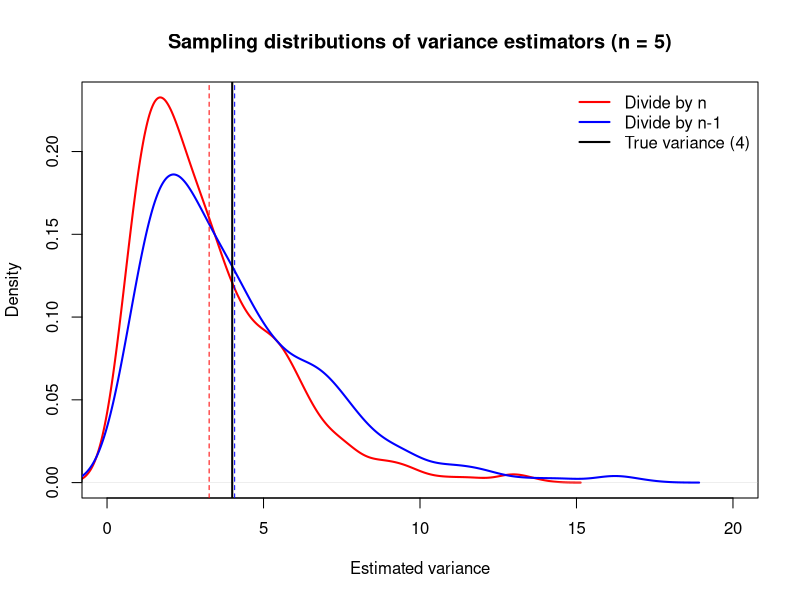
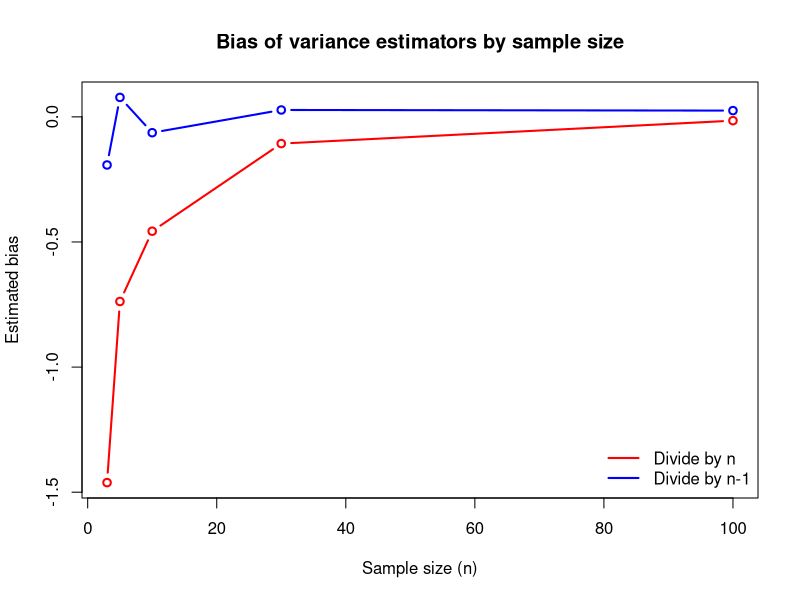
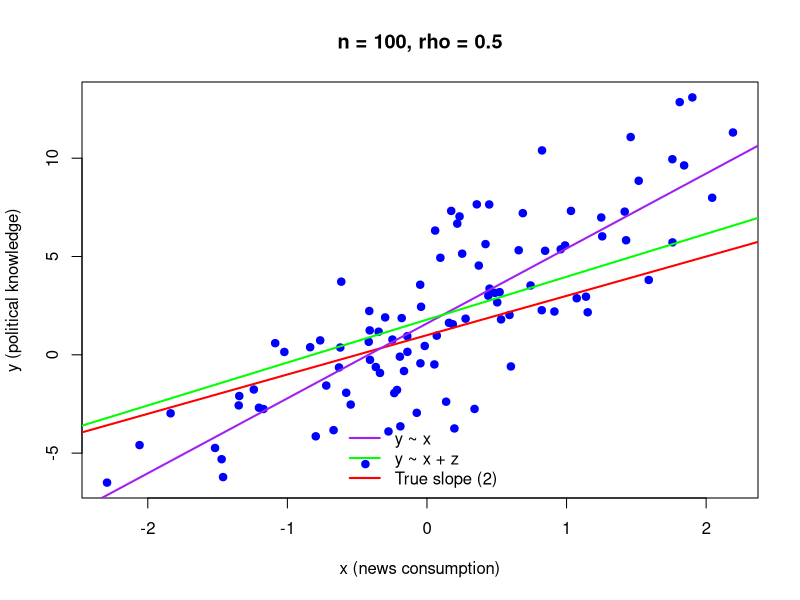
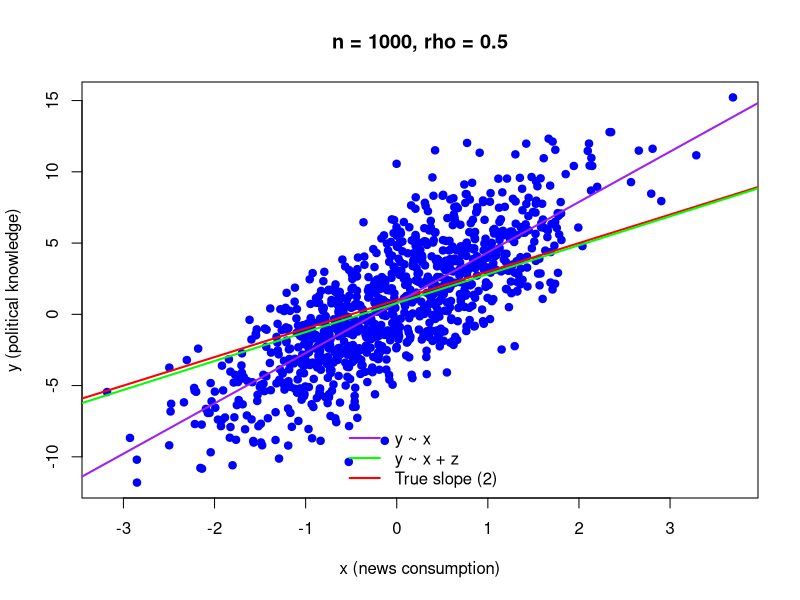
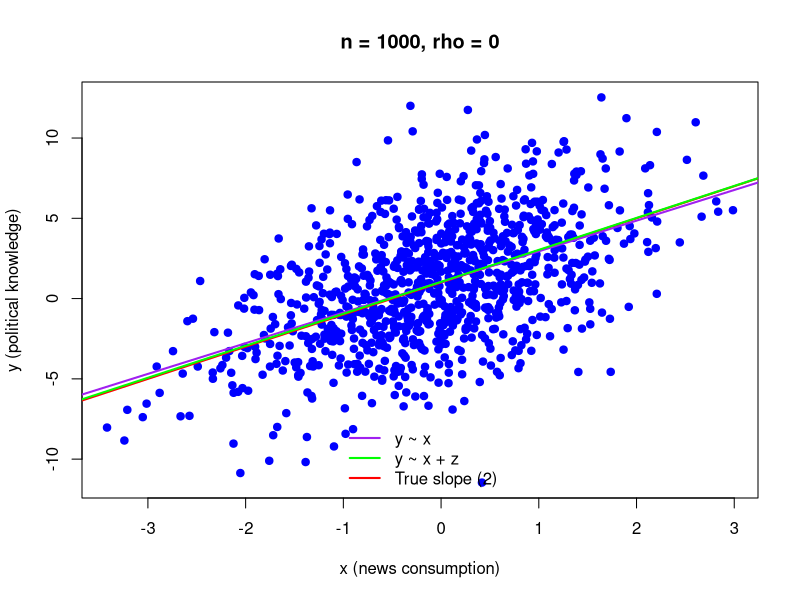

Write R code to recreate these figures, in order.
##Clear your environment
rm(list = ls())

#Problem 1 Set-up
set.seed(255)
real_var <- 4
real_sd <- 2

#1a.
estimator <- function(x){
  n <- length(x)
  dev <- x - mean(x)
  div_n <- sum(dev^2)/n
  var_n <- var(x)
  sd_n <- sd(x)
  c(div_n = div_n, var_n = var_n, sd_n = sd_n)
}

sam10 <- rnorm(10, mean = 0, sd = real_sd)
estimator(sam10)
all.equal(estimator(sam10)[["div_n"]], var(sam10) * 9/10)

#1b.
sim_sam1000 <- function(n, reps = 1000){
  res <- t(replicate(reps, estimator(rnorm(n, 0, real_sd))))
  data.frame(res)
}

sim5 <- sim_sam1000(5)
head(sim5)

d_div  <- density(sim5$div_n)
d_var <- density(sim5$var_n)

plot(d_div, col = "red", lwd = 2, xlim = c(0, 20),
     ylim = c(0, max(d_div$y, d_var$y)),
     main = "Sampling distributions of variance estimators (n = 5)",
     xlab = "Estimated variance")
lines(d_var, col = "blue", lwd = 2)
abline(v = real_var, lwd = 2, lty = 1)                    
abline(v = mean(sim5$div_n),  col = "red",  lty = 2)
abline(v = mean(sim5$var_n), col = "blue", lty = 2)  
legend("topright", bty = "n",
       legend = c("Divide by n", "Divide by n-1", "True variance (4)"),
       col = c("red", "blue", "black"), lwd = 2)

mean(sim5$div_n)  
mean(sim5$var_n)

#1c.
sim3 <- sim_sam1000(3)
sim10 <- sim_sam1000(10)
sim30 <- sim_sam1000(30)
sim100 <- sim_sam1000(100)

mean(sim3$div_n)   - 4
mean(sim5$div_n)   - 4
mean(sim10$div_n)  - 4
mean(sim30$div_n)  - 4
mean(sim100$div_n) - 4

mean(sim3$var_n)   - 4
mean(sim5$var_n)   - 4
mean(sim10$var_n)   - 4
mean(sim30$var_n)   - 4
mean(sim100$var_n)   - 4

samp_size <- c(3, 5, 10, 30, 100)

bias_div_n <- c(mean(sim3$div_n)   - 4,
                mean(sim5$div_n)   - 4,
                mean(sim10$div_n)  - 4,
                mean(sim30$div_n)  - 4,
                mean(sim100$div_n) - 4)

bias_var_n <- c(mean(sim3$var_n)   - 4,
                mean(sim5$var_n)   - 4,
                mean(sim10$var_n)  - 4,
                mean(sim30$var_n)  - 4,
                mean(sim100$var_n) - 4)

plot(samp_size, bias_div_n, type = "b", col = "red", lwd = 2,
     ylim = range(c(bias_div_n, bias_var_n)),   # make room for both lines
     xlab = "Sample size (n)", ylab = "Estimated bias",
     main = "Bias of variance estimators by sample size")
lines(samp_size, bias_var_n, type = "b", col = "blue", lwd = 2)
legend("bottomright", legend = c("Divide by n", "Divide by n-1"),
       col = c("red", "blue"), lwd = 2, bty = "n")

#1d.
bias_sd <- c(mean(sim3$sd_n)   - 2,
             mean(sim5$sd_n)   - 2,
             mean(sim10$sd_n)  - 2,
             mean(sim30$sd_n)  - 2,
             mean(sim100$sd_n) - 2)
data.frame(samp_size, bias_sd)

#1e.
sd(sim5$div_n)
sd(sim5$var_n) 

#Problem 2 Set-up
b0 <- 1
b1 <- 2
b2 <- 3

#2a.
n <- 100
rho <- 0.5
z_i <- rnorm(n)
u_i <- rnorm(n)
x_i <- rho * z_i + sqrt(1-rho^2) * u_i
eps <- rnorm(n)
y_i <- b0 + b1 * x_i + b2 * z_i + eps
df <- data.frame(y_i, x_i, z_i)

#check distributions
cor(df$x_i, df$z_i) 
var(df$x_i)

#2b.
small <- lm(y_i ~ x_i, data = df)
large <- lm(y_i ~ x_i + z_i, data = df)
coef(small)
coef(large)

plot(df$x_i, df$y_i, pch = 19, col = "blue",
     xlab = "x (news consumption)", ylab = "y (political knowledge)",
     main = "n = 100, rho = 0.5")
abline(a = 1, b = 2, lwd = 2, col = "red")
abline(small, col = "purple", lwd = 2)
abline(a = coef(large)["(Intercept)"] + coef(large)["z_i"] * mean(df$z_i),
       b = coef(large)["x_i"], col = "green", lwd = 2) 
legend("bottom", legend = c("y ~ x", "y ~ x + z", "True slope (2)"),
       col = c("purple", "green", "red"), lwd = 2, bty = "n")

#2c.
n <- 1000
rho <- 0.5
z_i <- rnorm(n)
u_i <- rnorm(n)
x_i <- rho * z_i + sqrt(1-rho^2) * u_i
eps <- rnorm(n)
y_i <- b0 + b1 * x_i + b2 * z_i + eps
df <- data.frame(y_i, x_i, z_i)

#check distributions
cor(df$x_i, df$z_i) 
var(df$x_i)
small <- lm(y_i ~ x_i, data = df)
large <- lm(y_i ~ x_i + z_i, data = df)
coef(small)
coef(large)

plot(df$x_i, df$y_i, pch = 19, col = "blue",
     xlab = "x (news consumption)", ylab = "y (political knowledge)",
     main = "n = 1000, rho = 0.5")
abline(a = 1, b = 2, lwd = 2, col = "red")
abline(small, col = "purple", lwd = 2)
abline(a = coef(large)["(Intercept)"] + coef(large)["z_i"] * mean(df$z_i),
       b = coef(large)["x_i"], col = "green", lwd = 2) 
legend("bottom", legend = c("y ~ x", "y ~ x + z", "True slope (2)"),
       col = c("purple", "green", "red"), lwd = 2, bty = "n")


#2d.
n <- 1000
rho <- 0
z_i <- rnorm(n)
u_i <- rnorm(n)
x_i <- rho * z_i + sqrt(1-rho^2) * u_i
eps <- rnorm(n)
y_i <- b0 + b1 * x_i + b2 * z_i + eps
df <- data.frame(y_i, x_i, z_i)

#check distributions
cor(df$x_i, df$z_i) 
var(df$x_i)
small <- lm(y_i ~ x_i, data = df)
large <- lm(y_i ~ x_i + z_i, data = df)
coef(small)
coef(large)

plot(df$x_i, df$y_i, pch = 19, col = "blue",
     xlab = "x (news consumption)", ylab = "y (political knowledge)",
     main = "n = 1000, rho = 0")
abline(a = 1, b = 2, lwd = 2, col = "red")
abline(small, col = "purple", lwd = 2)
abline(a = coef(large)["(Intercept)"] + coef(large)["z_i"] * mean(df$z_i),
       b = coef(large)["x_i"], col = "green", lwd = 2) 
legend("bottom", legend = c("y ~ x", "y ~ x + z", "True slope (2)"),
       col = c("purple", "green", "red"), lwd = 2, bty = "n")
